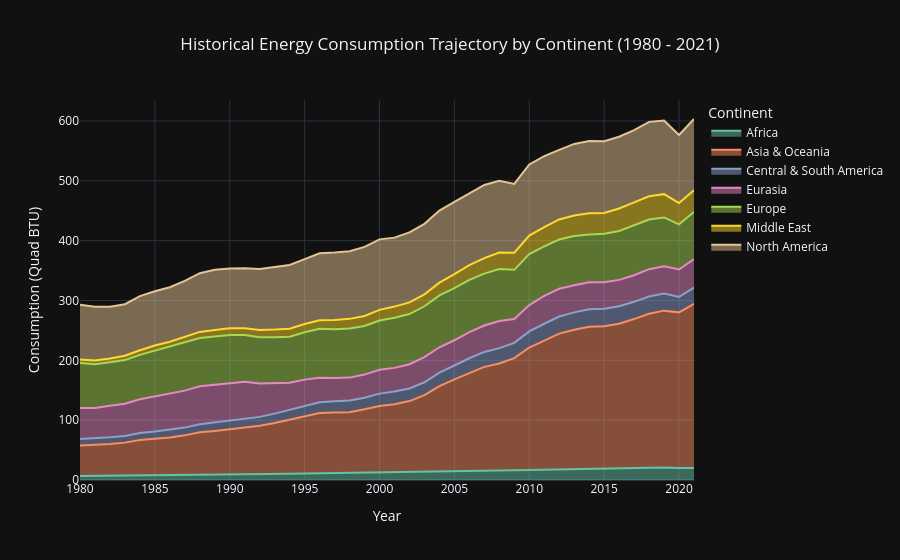

Here is the notebook cell this chart was saved with:
### Code cell
continent_time = df.groupby('Continent')[years].sum().stack().reset_index()
continent_time.columns = ['Continent', 'Year', 'Consumption']
continent_time['Year'] = continent_time['Year'].astype(int)

fig_area = px.area(continent_time, x='Year', y='Consumption', color='Continent',
                   title='Historical Energy Consumption Trajectory by Continent (1980 - 2021)',
                   labels={'Consumption': 'Consumption (Quad BTU)', 'Year': 'Year'},
                   template='plotly_dark',
                   color_discrete_sequence=px.colors.qualitative.Set2)
fig_area.update_layout(title_x=0.5)
fig_area.show()

### Figure 1 — Plotly figure (JSON) as saved in the notebook; plotly's stock layout.template omitted (floating-point values rounded to 4 significant figures)
{"data": [{"fillpattern": {"shape": ""}, "hovertemplate": "Continent=Africa<br>Year=%{x}<br>Consumption (Quad BTU)=%{y}<extra></extra>", "legendgroup": "Africa", "line": {"color": "rgb(102,194,165)"}, "marker": {"symbol": "circle"}, "mode": "lines", "name": "Africa", "orientation": "v", "showlegend": true, "stackgroup": "1", "type": "scatter", "x": [1980, 1981, 1982, 1983, 1984, 1985, 1986, 1987, 1988, 1989, 1990, 1991, 1992, 1993, 1994, 1995, 1996, 1997, 1998, 1999, 2000, 2001, 2002, 2003, 2004, 2005, 2006, 2007, 2008, 2009, 2010, 2011, 2012, 2013, 2014, 2015, 2016, 2017, 2018, 2019, 2020, 2021], "xaxis": "x", "y": [6.641, 6.82, 7.395, 7.807, 8.198, 8.416, 8.571, 8.88, 9.204, 9.408, 9.704, 9.889, 9.963, 10.05, 10.27, 10.73, 11.09, 11.35, 11.55, 11.6, 12.08, 12.52, 12.91, 13.44, 13.87, 14.64, 14.92, 15.45, 16.13, 16.13, 16.91, 17.35, 18.06, 18.64, 19.26, 19.23, 19.36, 19.97, 20.31, 20.88, 19.85, 20.25], "yaxis": "y"}, {"fillpattern": {"shape": ""}, "hovertemplate": "Continent=Asia & Oceania<br>Year=%{x}<br>Consumption (Quad BTU)=%{y}<extra></extra>", "legendgroup": "Asia & Oceania", "line": {"color": "rgb(252,141,98)"}, "marker": {"symbol": "circle"}, "mode": "lines", "name": "Asia & Oceania", "orientation": "v", "showlegend": true, "stackgroup": "1", "type": "scatter", "x": [1980, 1981, 1982, 1983, 1984, 1985, 1986, 1987, 1988, 1989, 1990, 1991, 1992, 1993, 1994, 1995, 1996, 1997, 1998, 1999, 2000, 2001, 2002, 2003, 2004, 2005, 2006, 2007, 2008, 2009, 2010, 2011, 2012, 2013, 2014, 2015, 2016, 2017, 2018, 2019, 2020, 2021], "xaxis": "x", "y": [51.02, 51.74, 52.86, 54.65, 58.52, 60.57, 62.59, 65.72, 70.5, 72.68, 75.51, 77.76, 80.72, 85.24, 90.66, 96.35, 101.0, 101.3, 101.7, 106.5, 111.5, 114.2, 119.0, 128.4, 143.1, 153.5, 164.2, 173.6, 178.5, 187.6, 204.5, 216.1, 226.6, 232.6, 236.9, 237.8, 241.9, 249.0, 257.6, 262.2, 260.3, 274.2], "yaxis": "y"}, {"fillpattern": {"shape": ""}, "hovertemplate": "Continent=Central & South America<br>Year=%{x}<br>Consumption (Quad BTU)=%{y}<extra></extra>", "legendgroup": "Central & South America", "line": {"color": "rgb(141,160,203)"}, "marker": {"symbol": "circle"}, "mode": "lines", "name": "Central & South America", "orientation": "v", "showlegend": true, "stackgroup": "1", "type": "scatter", "x": [1980, 1981, 1982, 1983, 1984, 1985, 1986, 1987, 1988, 1989, 1990, 1991, 1992, 1993, 1994, 1995, 1996, 1997, 1998, 1999, 2000, 2001, 2002, 2003, 2004, 2005, 2006, 2007, 2008, 2009, 2010, 2011, 2012, 2013, 2014, 2015, 2016, 2017, 2018, 2019, 2020, 2021], "xaxis": "x", "y": [11.04, 11.02, 11.21, 11.15, 11.74, 12.01, 12.76, 12.95, 13.31, 13.74, 14.49, 14.51, 14.83, 15.6, 16.33, 17.1, 18.0, 18.89, 19.56, 19.5, 20.85, 21.06, 21.05, 21.47, 22.59, 23.24, 24.34, 24.95, 25.82, 25.39, 26.81, 27.73, 28.53, 28.96, 29.2, 29.2, 28.96, 28.85, 28.72, 28.44, 25.82, 26.92], "yaxis": "y"}, {"fillpattern": {"shape": ""}, "hovertemplate": "Continent=Eurasia<br>Year=%{x}<br>Consumption (Quad BTU)=%{y}<extra></extra>", "legendgroup": "Eurasia", "line": {"color": "rgb(231,138,195)"}, "marker": {"symbol": "circle"}, "mode": "lines", "name": "Eurasia", "orientation": "v", "showlegend": true, "stackgroup": "1", "type": "scatter", "x": [1980, 1981, 1982, 1983, 1984, 1985, 1986, 1987, 1988, 1989, 1990, 1991, 1992, 1993, 1994, 1995, 1996, 1997, 1998, 1999, 2000, 2001, 2002, 2003, 2004, 2005, 2006, 2007, 2008, 2009, 2010, 2011, 2012, 2013, 2014, 2015, 2016, 2017, 2018, 2019, 2020, 2021], "xaxis": "x", "y": [51.57, 50.95, 52.64, 53.8, 56.52, 58.53, 59.8, 61.84, 63.69, 63.59, 62.94, 62.0, 55.65, 50.68, 45.13, 43.56, 40.97, 39.05, 38.27, 38.59, 39.71, 39.63, 40.53, 41.93, 42.31, 42.15, 43.68, 44.13, 45.31, 40.08, 44.18, 46.45, 46.3, 45.44, 45.26, 44.41, 44.22, 44.42, 45.77, 45.78, 45.78, 47.73], "yaxis": "y"}, {"fillpattern": {"shape": ""}, "hovertemplate": "Continent=Europe<br>Year=%{x}<br>Consumption (Quad BTU)=%{y}<extra></extra>", "legendgroup": "Europe", "line": {"color": "rgb(166,216,84)"}, "marker": {"symbol": "circle"}, "mode": "lines", "name": "Europe", "orientation": "v", "showlegend": true, "stackgroup": "1", "type": "scatter", "x": [1980, 1981, 1982, 1983, 1984, 1985, 1986, 1987, 1988, 1989, 1990, 1991, 1992, 1993, 1994, 1995, 1996, 1997, 1998, 1999, 2000, 2001, 2002, 2003, 2004, 2005, 2006, 2007, 2008, 2009, 2010, 2011, 2012, 2013, 2014, 2015, 2016, 2017, 2018, 2019, 2020, 2021], "xaxis": "x", "y": [75.37, 73.03, 72.63, 73.02, 74.13, 76.59, 78.29, 79.76, 80.47, 80.58, 79.86, 78.08, 77.24, 76.99, 76.95, 79.23, 81.66, 81.37, 81.96, 81.37, 82.52, 83.94, 83.79, 85.09, 86.65, 86.98, 87.39, 86.8, 86.72, 82.05, 85.16, 82.73, 82.43, 82.09, 79.77, 81.01, 81.75, 83.45, 83.01, 81.59, 75.46, 78.91], "yaxis": "y"}, {"fillpattern": {"shape": ""}, "hovertemplate": "Continent=Middle East<br>Year=%{x}<br>Consumption (Quad BTU)=%{y}<extra></extra>", "legendgroup": "Middle East", "line": {"color": "rgb(255,217,47)"}, "marker": {"symbol": "circle"}, "mode": "lines", "name": "Middle East", "orientation": "v", "showlegend": true, "stackgroup": "1", "type": "scatter", "x": [1980, 1981, 1982, 1983, 1984, 1985, 1986, 1987, 1988, 1989, 1990, 1991, 1992, 1993, 1994, 1995, 1996, 1997, 1998, 1999, 2000, 2001, 2002, 2003, 2004, 2005, 2006, 2007, 2008, 2009, 2010, 2011, 2012, 2013, 2014, 2015, 2016, 2017, 2018, 2019, 2020, 2021], "xaxis": "x", "y": [5.877, 6.151, 6.423, 7.197, 7.811, 8.626, 9.165, 9.748, 10.34, 10.86, 11.04, 11.25, 12.3, 12.88, 13.5, 13.8, 14.39, 15.57, 16.24, 16.67, 17.76, 18.48, 19.47, 19.98, 21.41, 23.49, 24.53, 25.93, 27.61, 28.74, 30.94, 32.41, 33.5, 34.36, 35.44, 34.58, 37.51, 38.43, 38.93, 38.87, 35.48, 36.12], "yaxis": "y"}, {"fillpattern": {"shape": ""}, "hovertemplate": "Continent=North America<br>Year=%{x}<br>Consumption (Quad BTU)=%{y}<extra></extra>", "legendgroup": "North America", "line": {"color": "rgb(229,196,148)"}, "marker": {"symbol": "circle"}, "mode": "lines", "name": "North America", "orientation": "v", "showlegend": true, "stackgroup": "1", "type": "scatter", "x": [1980, 1981, 1982, 1983, 1984, 1985, 1986, 1987, 1988, 1989, 1990, 1991, 1992, 1993, 1994, 1995, 1996, 1997, 1998, 1999, 2000, 2001, 2002, 2003, 2004, 2005, 2006, 2007, 2008, 2009, 2010, 2011, 2012, 2013, 2014, 2015, 2016, 2017, 2018, 2019, 2020, 2021], "xaxis": "x", "y": [91.43, 89.76, 86.59, 86.12, 90.37, 90.73, 91.05, 93.87, 98.06, 100.5, 99.88, 100.2, 101.9, 104.0, 106.4, 108.4, 111.9, 112.6, 113.1, 115.4, 117.8, 115.2, 117.0, 117.8, 120.4, 121.0, 120.7, 122.2, 119.9, 114.7, 118.8, 118.7, 116.4, 119.6, 120.8, 119.9, 119.9, 120.6, 124.2, 123.2, 113.9, 119.2], "yaxis": "y"}], "layout": {"legend": {"title": {"text": "Continent"}, "tracegroupgap": 0}, "title": {"text": "Historical Energy Consumption Trajectory by Continent (1980 - 2021)", "x": 0.5}, "xaxis": {"anchor": "y", "domain": [0, 1], "title": {"text": "Year"}}, "yaxis": {"anchor": "x", "domain": [0, 1], "title": {"text": "Consumption (Quad BTU)"}}}}
